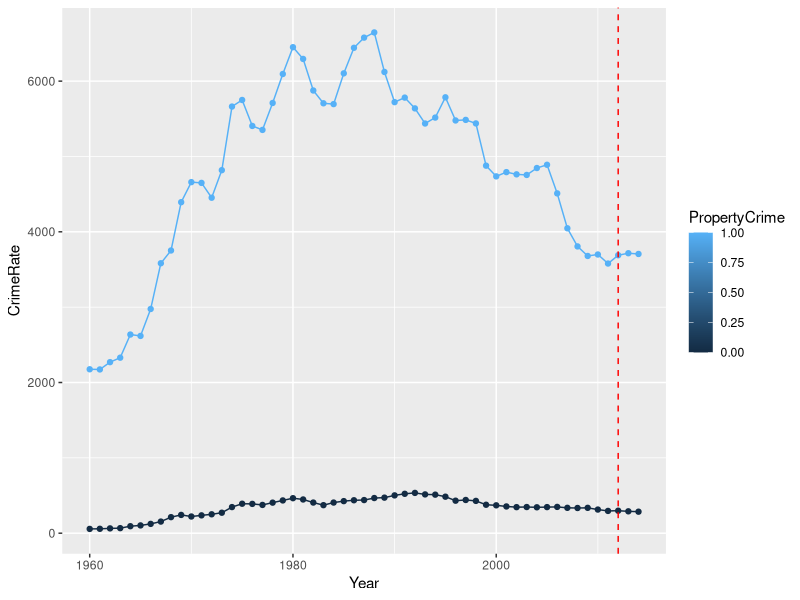
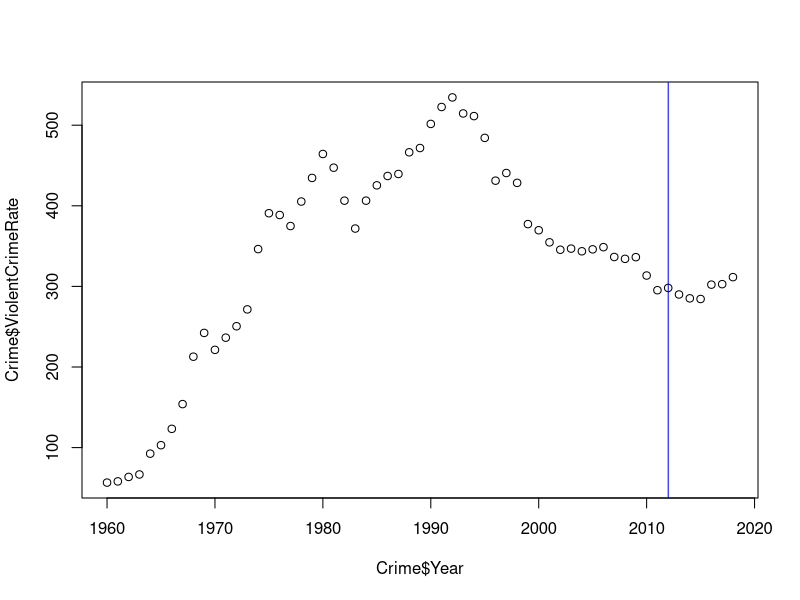
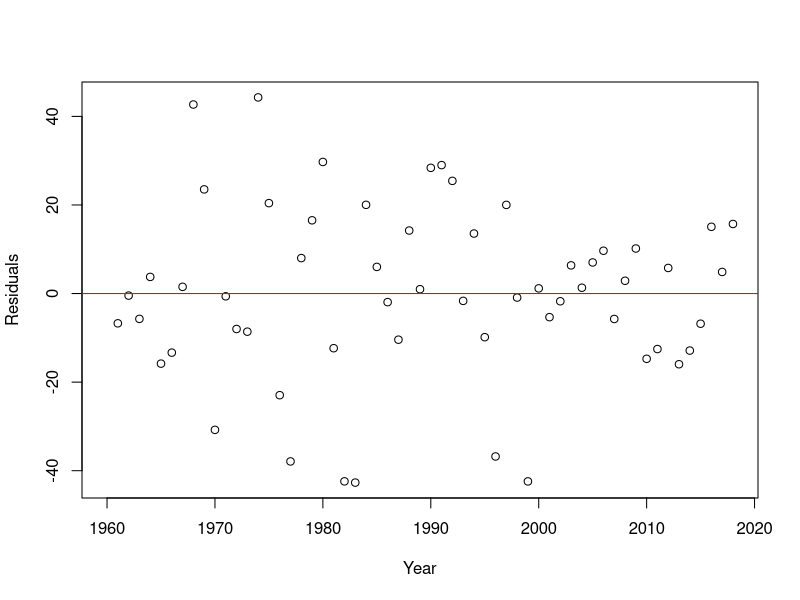
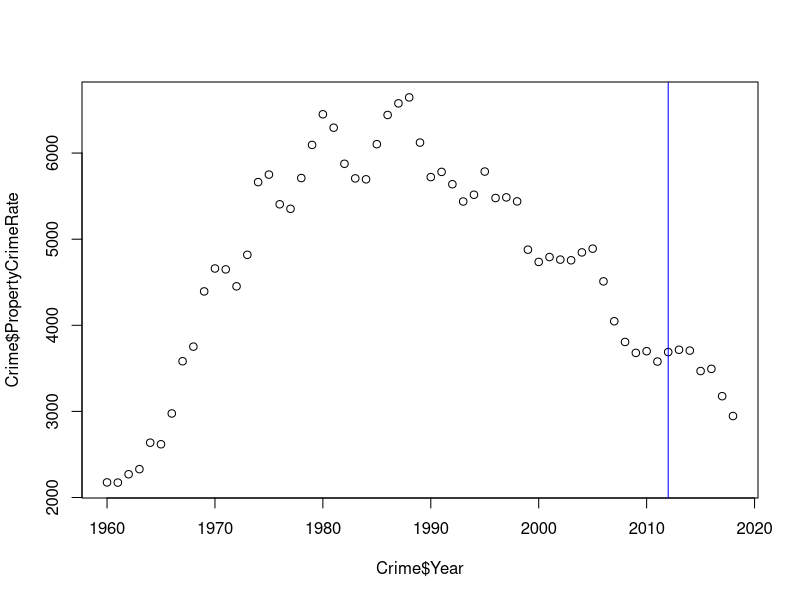
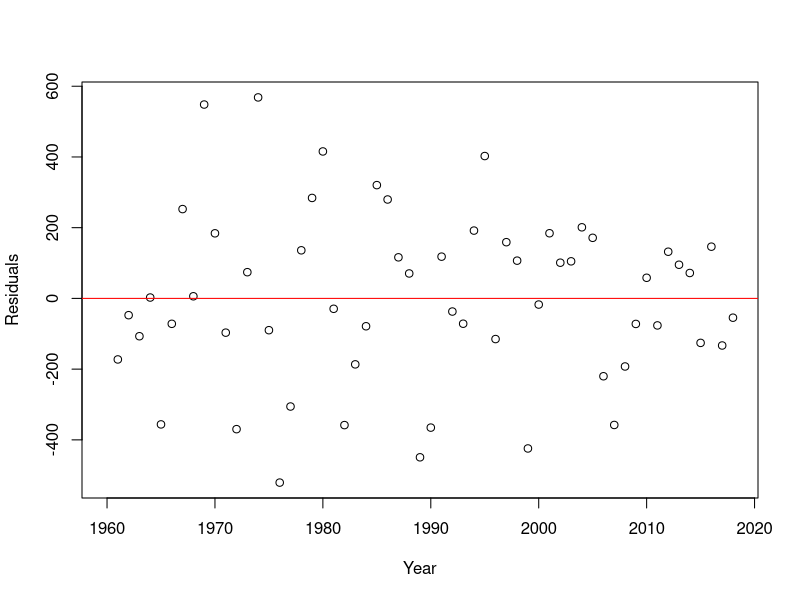
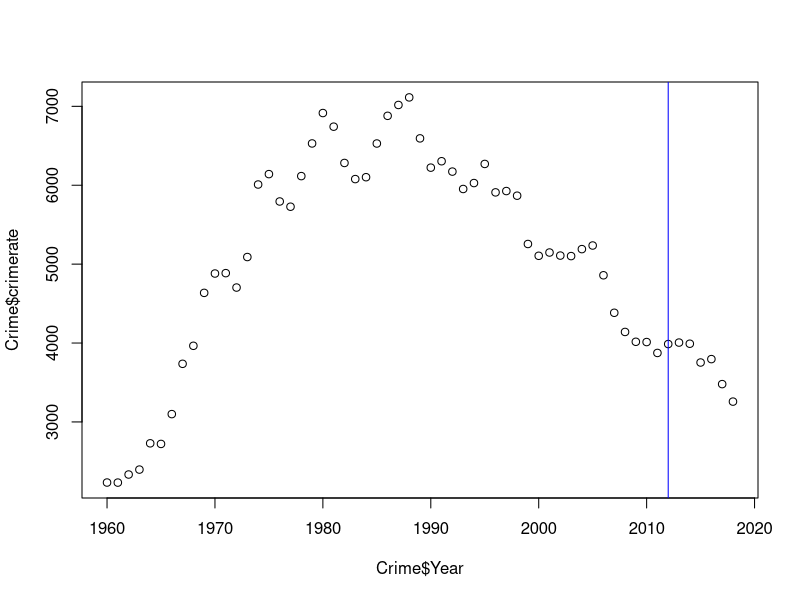
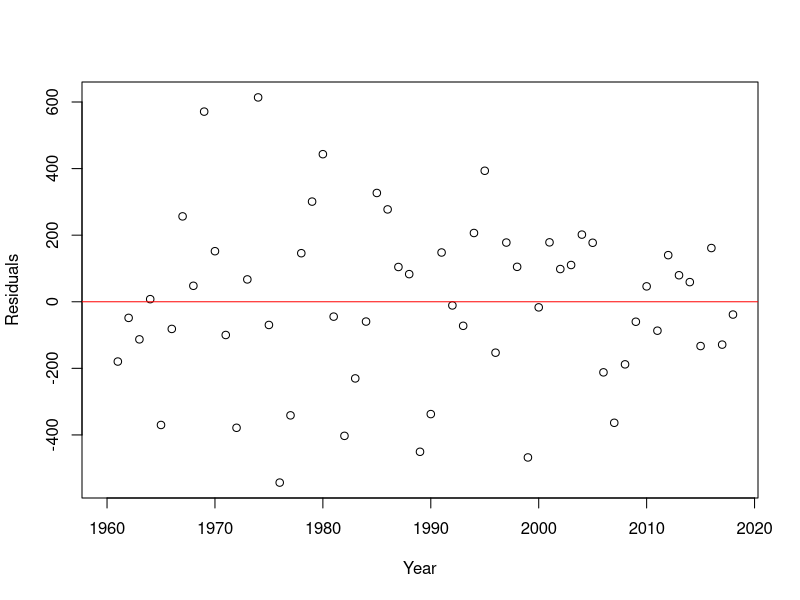

Here is the R script that generated these plots, in order:
## ---- chunk 1
knitr::opts_chunk$set(echo = TRUE)
## ---- chunk 2
install.packages("readr")
install.packages("ggplot2")
install.packages("sandwich")
install.packages("lmtest")
install.packages("dplyr")
install.packages("psych")
## ---- chunk 3
library(readr)
library(ggplot2)
library(sandwich)
library(lmtest)
library(dplyr)
library(psych)
## ---- chunk 4
Crime <- read_csv("Final project Data.csv")
Crime2 <- read_csv("Final project Data2.csv")
Crime$crimerate <- Crime$ViolentCrimeRate+Crime$PropertyCrimeRate
## ---- chunk 5
ggplot(data=Crime2, aes(x=Year, y=CrimeRate, group=PropertyCrime, color=PropertyCrime)) + geom_line() + geom_point() + geom_vline(xintercept=2012, linetype="dashed", color = "red")
## ---- chunk 6
summary(Crime)
describe(Crime)
## ---- chunk 7
Crime$Legalization <- ifelse(Crime$Year > 2012, 1, 0) 
## ---- chunk 8
model1 <- lm(ViolentCrimeRate ~ Population + lag(ViolentCrimeRate,1) + Year + Legalization, data = Crime)
summary(model1)
coeftest(model1, vcov = vcovHC(model1, type="HC1"))
## ---- chunk 9
plot(Crime$Year,Crime$ViolentCrimeRate)
abline(v=2012, col="blue")
## ---- chunk 10
Crime$e_1 <- c(NA, residuals(model1))
plot(Crime$Year, Crime$e_1, main = " ", xlab="Year", ylab="Residuals")
abline(lm(Crime$e_1 ~ Crime$Year), col="red")
bgtest(model1, order=1, type="F")
bptest(model1)
## ---- chunk 11
model2 <- lm(PropertyCrimeRate ~ Population + lag(PropertyCrimeRate,1) + Year + Legalization, data = Crime)
summary(model2)
coeftest(model2, vcov = vcovHC(model1, type="HC1"))
## ---- chunk 12
plot(Crime$Year,Crime$PropertyCrimeRate)
abline(v=2012, col="blue")
## ---- chunk 13
Crime$e_2 <- c(NA, residuals(model2))
plot(Crime$Year, Crime$e_2, main = " ", xlab="Year", ylab="Residuals")
abline(lm(Crime$e_2 ~ Crime$Year), col="red")
bgtest(model2, order=1, type="F")
bptest(model2)
## ---- chunk 14
model3 <- lm(crimerate ~ Population + lag(crimerate,1) + Year + Legalization, data = Crime)
summary(model3)
coeftest(model3, vcov = vcovHC(model1, type="HC1"))
## ---- chunk 15
plot(Crime$Year,Crime$crimerate)
abline(v=2012, col="blue")
## ---- chunk 16
Crime$e_3 <- c(NA, residuals(model3))
plot(Crime$Year, Crime$e_3, main = " ", xlab="Year", ylab="Residuals")
abline(lm(Crime$e_3 ~ Crime$Year), col="red")
bgtest(model3, order=1, type="F")
bptest(model3)
